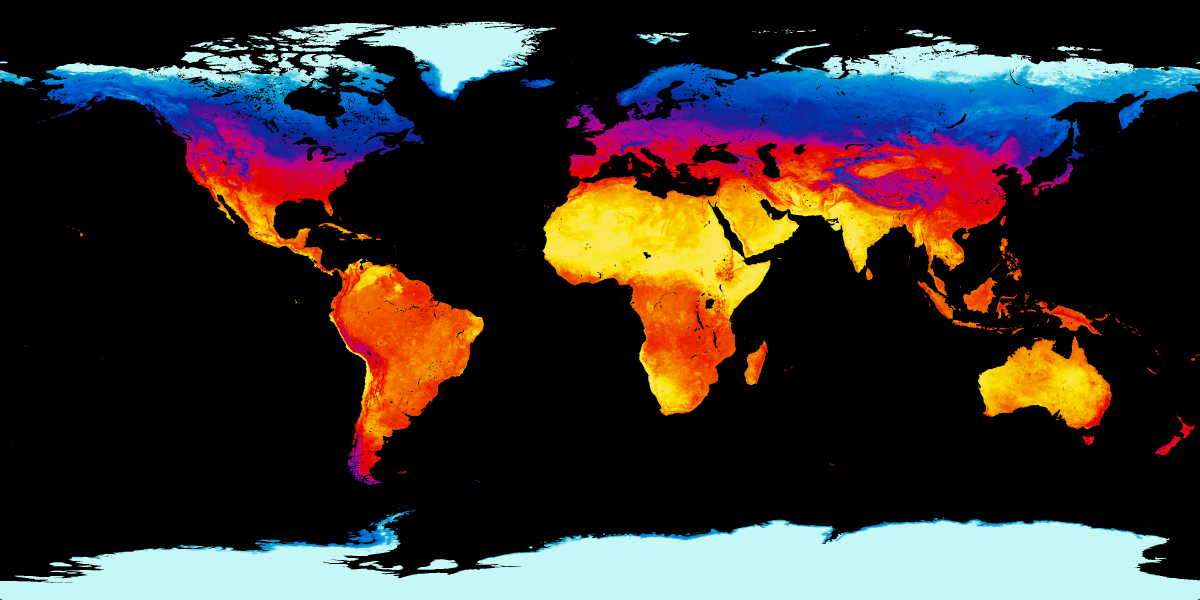
#> input picture utils/Baseline.png, 3600 x 1800 px (shown at 1/3 size)
$ python spliter.py
#> lines starting #> are read from the running program, lines starting #| are printed output that depends on the picture; after the words box and inside, x2 and y2 are one past the last pixel; in counts of white or black regions, pixels touching at a corner belong together
import cv2
import numpy as np
import os
import matplotlib.pyplot as plt
import datasets
import pandas as pd
from io import BytesIO
from argparse import ArgumentParser

def process_PIL_to_CV2(img):
    img = np.array(img, dtype=np.uint8)
    img = img[:, :, ::-1].copy()
    return img

def load_images_from_folder(dataset_name="spacevision-upb/MOD_LSTD_D_downscaled"):
    data_imgs = datasets.load_dataset(dataset_name)
    images = data_imgs['train']['image']
    images = [process_PIL_to_CV2(img) for img in images]
    print(f'Total number of imgs {len(images)}')
    return images


def create_mask(image, lower, upper):
    hsv = cv2.cvtColor(image, cv2.COLOR_BGR2HSV)
    mask = cv2.inRange(hsv, lower, upper)
    return mask


def calculate_overlap(mask, database_image):
    masked_image = cv2.bitwise_and(database_image, database_image, mask=mask)
    overlap_pixels = cv2.countNonZero(cv2.cvtColor(masked_image, cv2.COLOR_BGR2GRAY))
    mask_pixels = cv2.countNonZero(mask)
    return overlap_pixels / mask_pixels


def show_grid_usable_imgs(hf_idx, dataset):
    dataset = datasets.load_dataset(dataset_name, split="train")
    dataset = dataset.select(hf_idx["hf_idx"].tolist())

    fig, axs = plt.subplots(1, 4, figsize=(16, 4))
    for i, image in enumerate(dataset[:4]["image"]):
        axs[i].imshow(image)
        axs[i].set_axis_off()
    fig.show(block=True)

arg_parser = ArgumentParser()
arg_parser.add_argument("--threshold", type=float, default=0.7)
arg_parser.add_argument("--dataset_name", type=str, default="spacevision-upb/MOD_LSTD_D_downscaled")
arg_parser.add_argument("--verbose", type=bool, default=False)
arg_parser.add_argument("--show_usable_imgs", type=bool, default=False)
args = arg_parser.parse_args()

dataset_name = args.dataset_name
dataset_name_split = dataset_name.split("/")[1]
verbose = args.verbose
threshold = args.threshold

basefile = "Baseline.png"
invariant_name_basefile = os.path.join(os.path.dirname(__file__), basefile)
target_image = cv2.imread(invariant_name_basefile)
#> target_image is the input picture: shape (1800, 3600, 3); mean B, G, R 46.1, 49.4, 55.3
target_downscale = cv2.resize(target_image, (256,256))
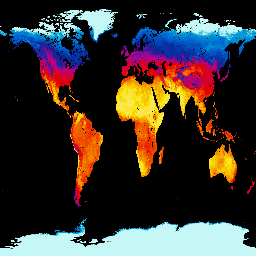
#> target_downscale: shape (256, 256, 3); mean B, G, R 46.1, 49.5, 55.4
lower = np.array([0, 0, 10])
upper = np.array([179, 255, 255])
target_mask = create_mask(target_image, lower, upper)
#> in create_mask, `hsv = cv2.cvtColor(image, cv2.COLOR_BGR2HSV)`: hsv: shape (1800, 3600, 3); mean H, S, V 25.4, 57.2, 73.9
#> in create_mask, `mask = cv2.inRange(hsv, lower, upper)`:
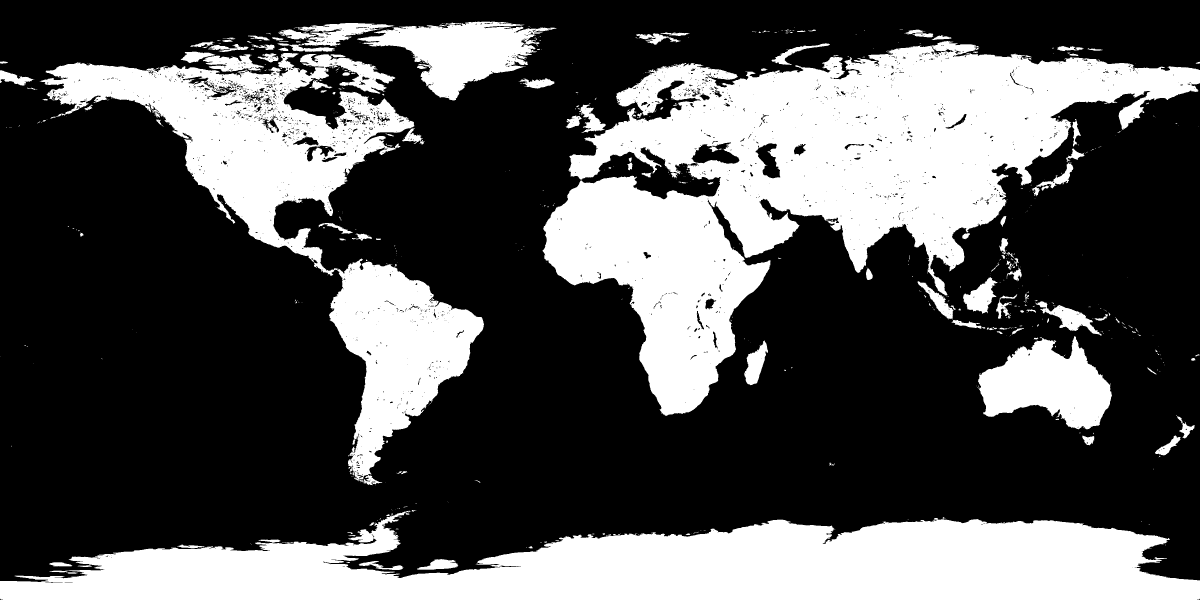
#> mask: shape (1800, 3600) (shown at 1/3 size); 32.6% white; 652 white regions (479 under 20 px), largest, box (x1, y1, x2, y2) and area: (1627, 123, 3600, 1248) 870515, (0, 1532, 3600, 1800) 610650, (119, 159, 1452, 1456) 408271
target_mask = cv2.resize(target_mask, (256,256))
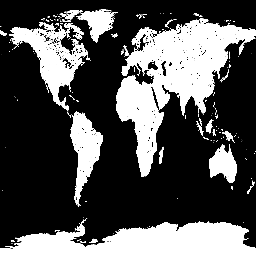
#> target_mask: shape (256, 256); min 0, max 255, mean 83.2
database_images = load_images_from_folder(dataset_name=dataset_name)
#> (the run stopped early here; a loop or call above may not have finished)
